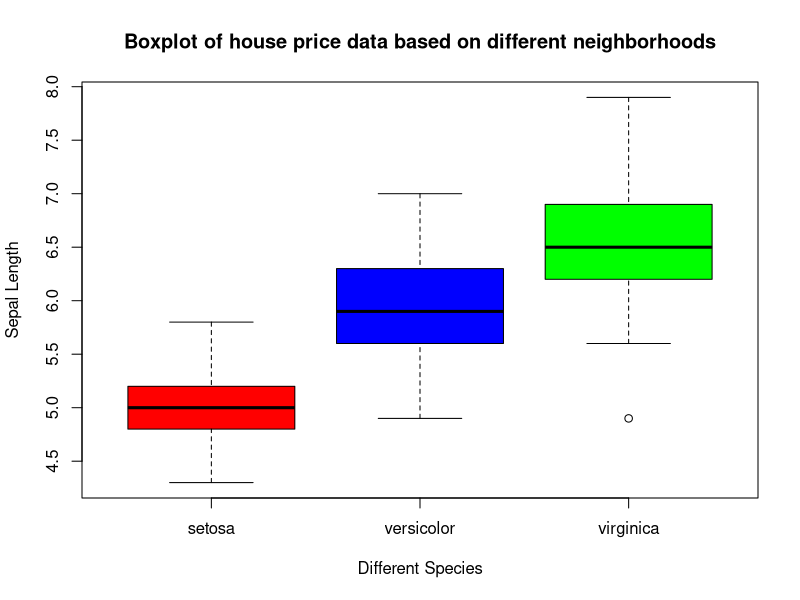
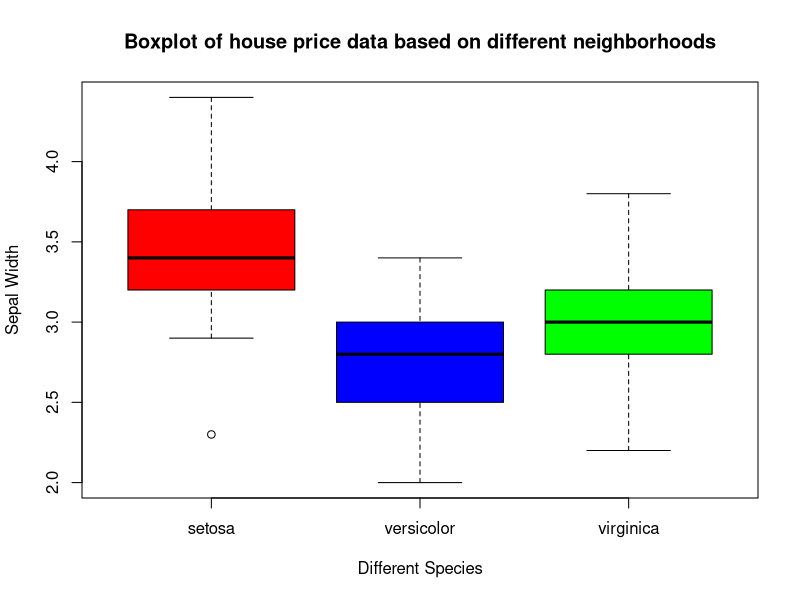
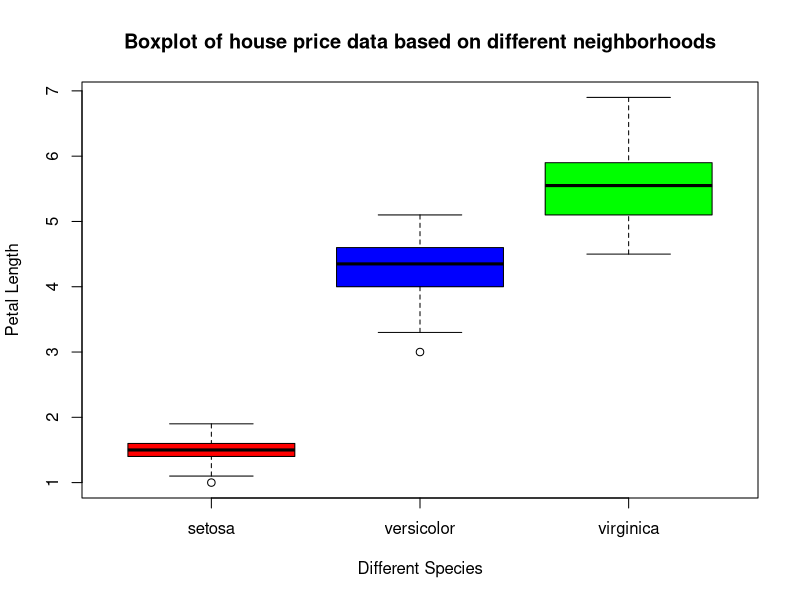
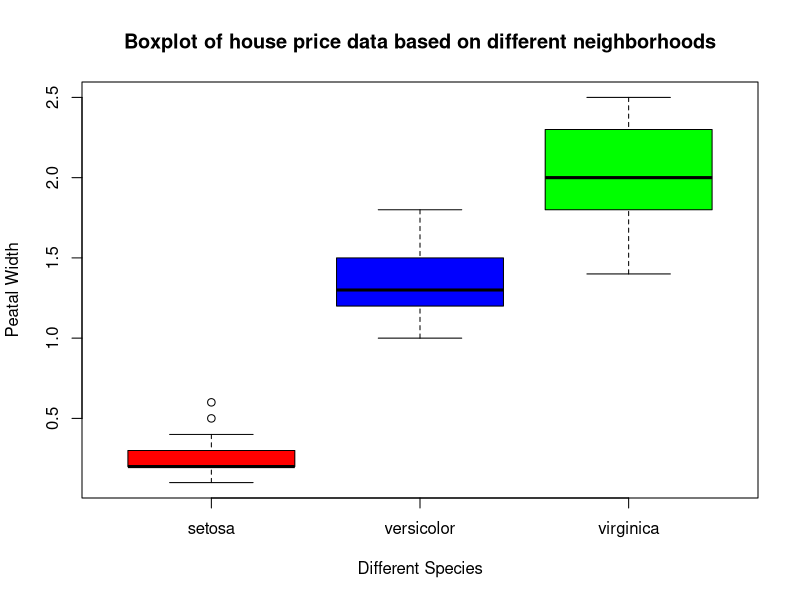
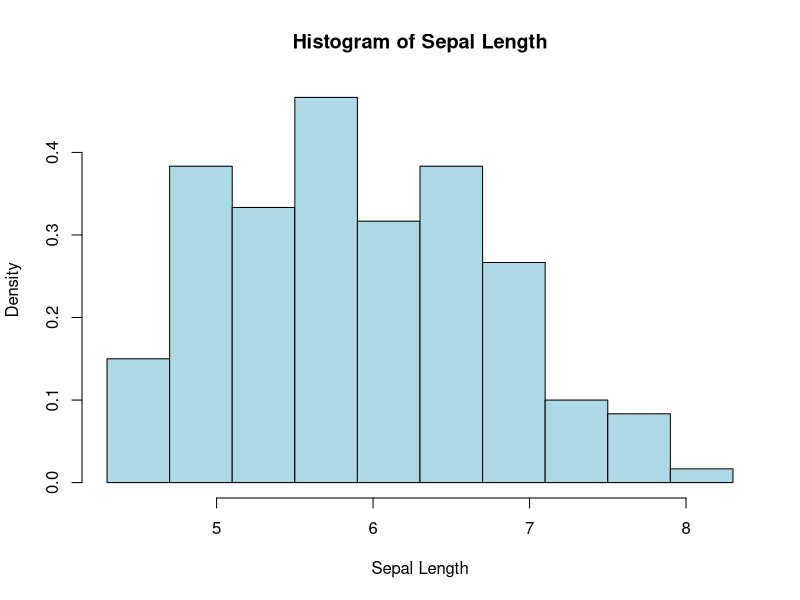
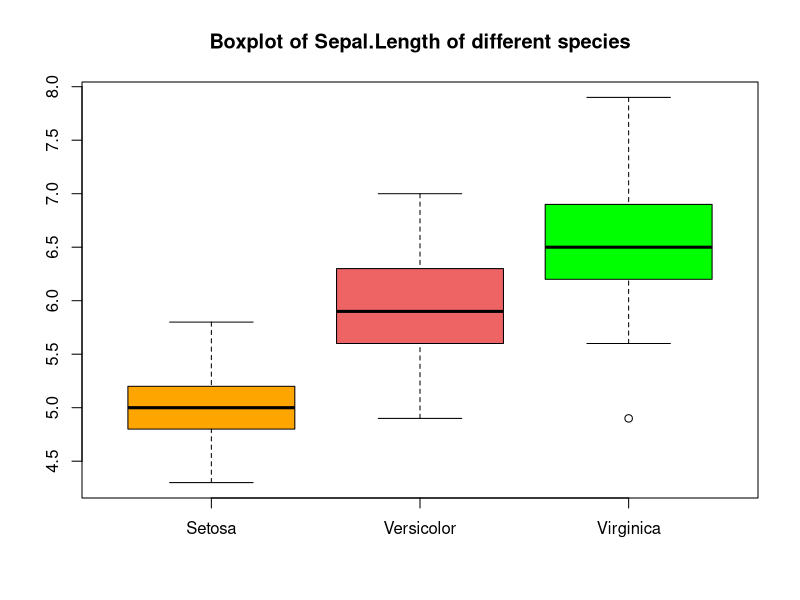
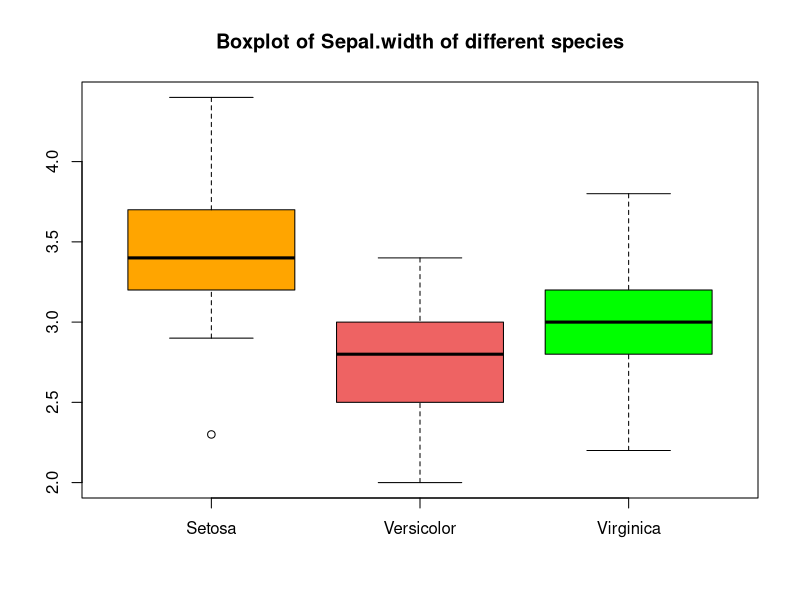
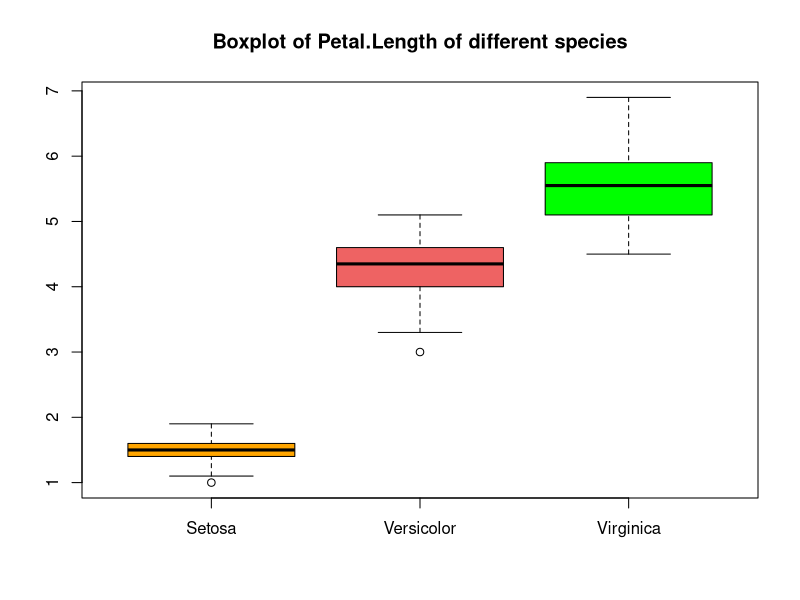

Source code (R) for these figures, in order:
data()
data("iris")
?iris
iris
mean(iris$Sepal.Length)
mean(iris$Sepal.Width)
mean(iris$Petal.Length)
mean(iris$Petal.Width)
median(iris$Sepal.Length)
var(iris$Sepal.Length)
table(iris$Species)

boxplot(iris$Sepal.Length~iris$Species, xlab = "Different Species", ylab = "Sepal Length", main = "Boxplot of house price data based on different neighborhoods", col = c("red", "blue", "green"))
boxplot(iris$Sepal.Width~iris$Species, xlab = "Different Species", ylab = "Sepal Width", main = "Boxplot of house price data based on different neighborhoods", col = c("red", "blue", "green"))
boxplot(iris$Petal.Length~iris$Species, xlab = "Different Species", ylab = "Petal Length", main = "Boxplot of house price data based on different neighborhoods", col = c("red", "blue", "green"))
boxplot(iris$Petal.Width~iris$Species, xlab = "Different Species", ylab = "Peatal Width", main = "Boxplot of house price data based on different neighborhoods", col = c("red", "blue", "green"))

levels(iris$Species)   ## Get the unique values from categorical variable

# Sepal Length
mean(iris$Sepal.Length)
median(iris$Sepal.Length)
var(iris$Sepal.Length)
sd(iris$Sepal.Length)
range(iris$Sepal.Length)
diff(range(iris$Sepal.Length))
IQR(iris$Sepal.Length)

# create feq table
break.Sepal_length = c(4.3+(diff(range(iris$Sepal.Length))/9)*0:10)
Sepal_length.cut = cut(iris$Sepal.Length, breaks = break.Sepal_length, right = FALSE)
FreqTab.Sepal_length = table(Sepal_length.cut) #Frequency table
PropFreqTab.Sepal_length = prop.table(FreqTab.Sepal_length) #Relative frequency table

#Histogram created by the software based on the given classes
hist(iris$Sepal.Length, breaks=break.Sepal_length, right=FALSE, probability = TRUE, xlab="Sepal Length", main="Histogram of Sepal Length", col = "lightblue")

#
#


#to know the names/levels of the variable "species" of iris

levels(iris$Species)

#groupwise average
mean(iris$Sepal.Length[iris$Species=="setosa"])
mean(iris$Sepal.Width[iris$Species=="setosa"])

mean(iris$Sepal.Length[iris$Species=="versicolor"])
mean(iris$Sepal.Width[iris$Species=="versicolor"])

mean(iris$Sepal.Length[iris$Species=="virginica"])
mean(iris$Sepal.Width[iris$Species=="virginica"])

mean(iris$Petal.Length[iris$Species=="setosa"])
mean(iris$Petal.Width[iris$Species=="setosa"])

mean(iris$Petal.Length[iris$Species=="versicolor"])
mean(iris$Petal.Width[iris$Species=="versicolor"])

mean(iris$Petal.Length[iris$Species=="versicolor"])
mean(iris$Petal.Width[iris$Species=="versicolor"])

median(iris$Sepal.Length[iris$Species=="setosa"])
median(iris$Sepal.Width[iris$Species=="setosa"])



#boxplot of Sepal.Length for different species
boxplot(iris$Sepal.Length[iris$Species=="setosa"], iris$Sepal.Length[iris$Species=="versicolor"], iris$Sepal.Length[iris$Species=="virginica"], names = c("Setosa", "Versicolor", "Virginica"), col = c("orange","indianred2", "green"), main = "Boxplot of Sepal.Length of different species")
boxplot(iris$Sepal.Width[iris$Species=="setosa"], iris$Sepal.Width[iris$Species=="versicolor"], iris$Sepal.Width[iris$Species=="virginica"], names = c("Setosa", "Versicolor", "Virginica"), col = c("orange","indianred2", "green"), main = "Boxplot of Sepal.width of different species")

boxplot(iris$Petal.Length[iris$Species=="setosa"], iris$Petal.Length[iris$Species=="versicolor"], iris$Petal.Length[iris$Species=="virginica"], names = c("Setosa", "Versicolor", "Virginica"), col = c("orange","indianred2", "green"), main = "Boxplot of Petal.Length of different species")
boxplot(iris$Petal.Width[iris$Species=="setosa"], iris$Petal.Width[iris$Species=="versicolor"], iris$Petal.Width[iris$Species=="virginica"], names = c("Setosa", "Versicolor", "Virginica"), col = c("orange","indianred2", "green"), main = "Boxplot of Petal.Width of different species")

#For outlier identification
boxplot(iris$Petal.Width[iris$Species == "setosa"])$out

#Histograms:
hist(iris$Sepal.Length, breaks=12, xlim=c(4,8) ,main="Histogram of Sepal Length", xlab="Sepal Length", col="plum1", freq=FALSE)
